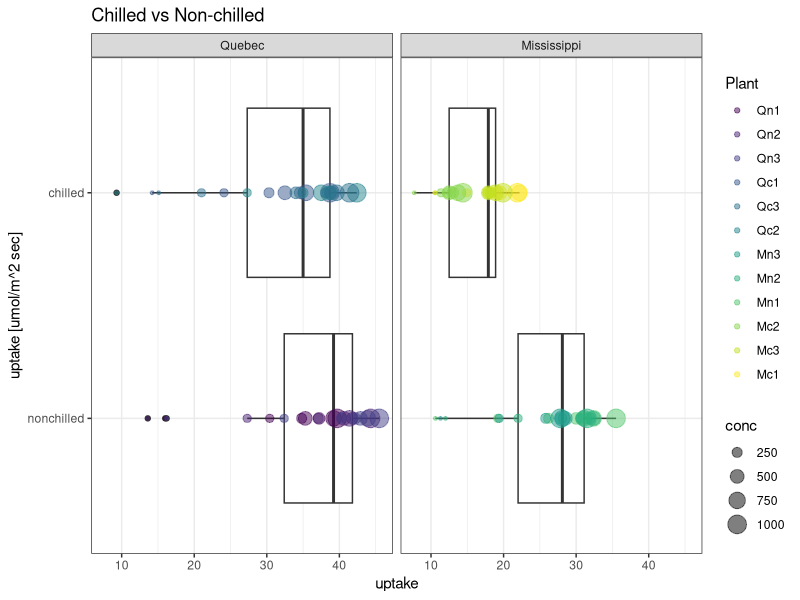

R code for this plot:
# File: R_Data_visualization_c.R
# Course: Ch4.R.Data.Visualization
# Section: load dataset CO2 in R 
#         geom_boxplot, coord_flip, 
#         facet_wrap, theme_bw
# Author: vvn weian chao, CoLLab cc, vvnchao@gmail.com
# Date: 2021-10-25

data()
CO2
library(ggplot2)
ggplot(data = CO2, aes(x = Treatment, y = uptake))+
  geom_boxplot()+
  coord_flip()+
  geom_point(aes(size = conc, color = Plant)
             ,alpha = 0.5)+
  facet_wrap(CO2$Type)+
  labs(title = "Chilled vs Non-chilled"
       , x = "uptake [umol/m^2 sec]")+
  theme_bw()
             